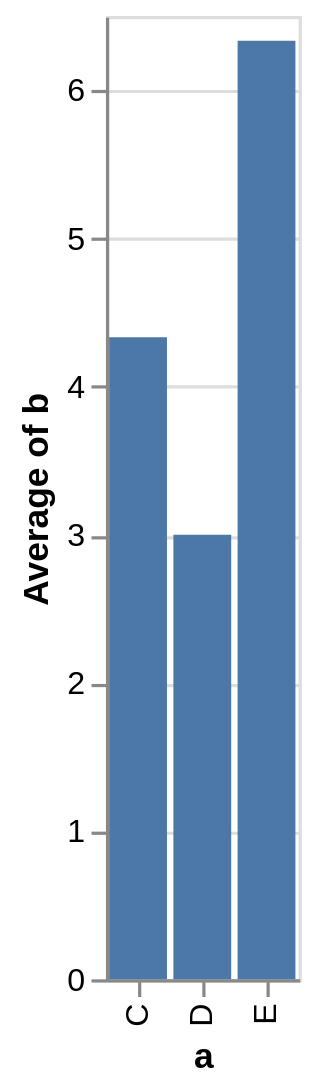

Source (Vega-Lite JSON):
### Vega-Lite specification from a JSON file in a GitHub repository (floating-point values rounded to 4 significant figures)
{"$schema": "https://vega.github.io/schema/vega-lite/v4.json", "data": {"values": [{"a": "C", "b": 2}, {"a": "C", "b": 7}, {"a": "C", "b": 4}, {"a": "D", "b": 1}, {"a": "D", "b": 2}, {"a": "D", "b": 6}, {"a": "E", "b": 8}, {"a": "E", "b": 4}, {"a": "E", "b": 7}]}, "mark": "bar", "encoding": {"x": {"field": "a", "type": "nominal"}, "y": {"aggregate": "average", "field": "b", "type": "quantitative"}}}
